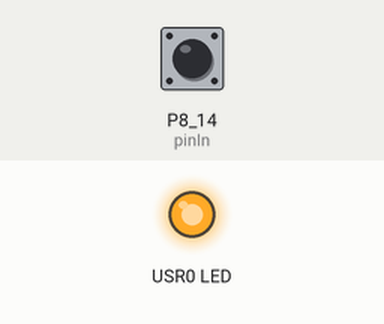
A program run on a simulated BeagleBone Black. On the bench: output pins drawn as LEDs (lit = HIGH). Inputs (shaded band) come from the test bench; at power-on: P8_14 (pinIn) LOW. What the program prints to the terminal is not drawn.

Above: at 1.2 s.
1.3 s: P8_14 (pinIn) pulled HIGH for 0.15 s
At 1.37 s:
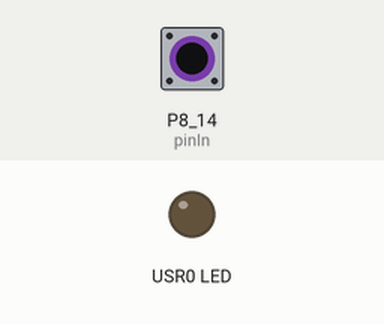
2.9 s: P8_14 (pinIn) pulled HIGH for 3.2 s
At 6.8 s:
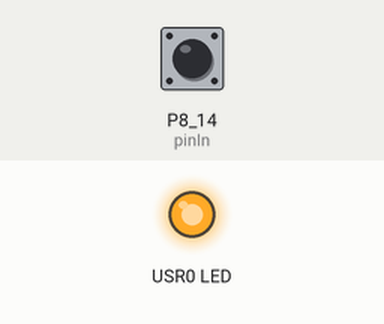
Timing chart, 0 to 8.3 s (numbered marks = the images above; inputs shaded):
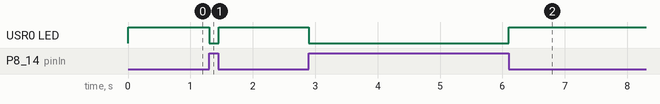

The program:

GPIOTaskAssignment.py
```python
import Adafruit_BBIO.GPIO as GPIO
pinIn = "P8_14"
GPIO.setup(pinIn,GPIO.IN)
GPIO.setup("USR0",GPIO.OUT)

while 1:
  val = GPIO.input(pinIn)
  print("Hello")
  if val:
     GPIO.output("USR0",GPIO.LOW)
  else:
     GPIO.output("USR0",GPIO.HIGH)
```

Measured:
- after the input at 1.3 s, USR0 LED: HIGH → LOW at once, → HIGH 0.15 s later
- after the input at 2.9 s, USR0 LED: HIGH → LOW at once, → HIGH 3.2 s later
